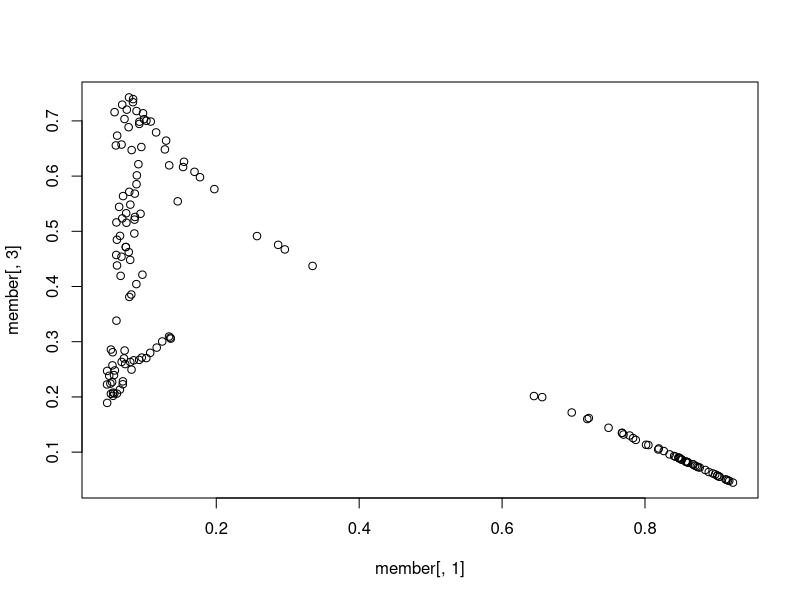
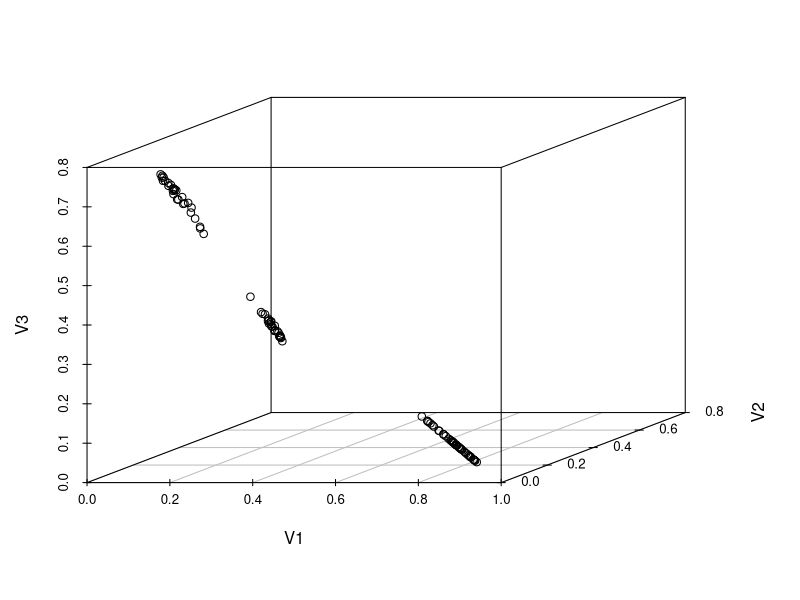

Write R code to recreate these figures, in order.
library(cluster)
library(dplyr)
library(scatterplot3d)
library(ggplot2)

#This code supporsed to be used when crassify data into clusters without distinction


#set iris$Sepal.Length, Sepal.Width, Petal.Length, Petal.Width as training data
#    Sepal.Length Sepal.Width Petal.Length Petal.Width
#1            5.1         3.5          1.4         0.2
#2            4.9         3.0          1.4         0.2
#3            4.7         3.2          1.3         0.2
#4            4.6         3.1          1.5         0.2

x <- iris[1:4]

#use Fuzzy c means function named cluster::fanny
cm <- cluster::fanny(x,3)

#check result of FCM from membership
cm$membership
member <- as.data.frame(cm$membership)

member <- member %>%
  mutate(Species = iris$Species)

#visualize result
plot(member[,1],member[,3])


filterm <- member %>%
  filter(V1^2+V2^2+V3 > 0.7) 

#3d plot might be better for more comprehension
scatterplot3d(filterm[,1:3])
